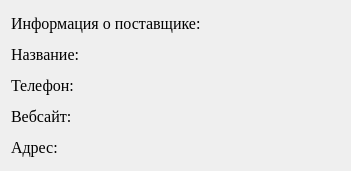
<?xml version="1.0" encoding="UTF-8"?>
<ui version="4.0">
 <class>Supplier_info</class>
 <widget class="QWidget" name="Supplier_info">
  <property name="geometry">
   <rect>
    <x>0</x>
    <y>0</y>
    <width>351</width>
    <height>169</height>
   </rect>
  </property>
  <property name="windowTitle">
   <string>Form</string>
  </property>
  <layout class="QVBoxLayout" name="verticalLayout_2">
   <item>
    <layout class="QVBoxLayout" name="verticalLayout">
     <item>
      <widget class="QLabel" name="label_info">
       <property name="minimumSize">
        <size>
         <width>0</width>
         <height>25</height>
        </size>
       </property>
       <property name="maximumSize">
        <size>
         <width>16777215</width>
         <height>25</height>
        </size>
       </property>
       <property name="font">
        <font>
         <family>Times New Roman</family>
         <pointsize>12</pointsize>
        </font>
       </property>
       <property name="text">
        <string>Информация о поставщике:</string>
       </property>
      </widget>
     </item>
     <item>
      <widget class="QLabel" name="supplier_name">
       <property name="minimumSize">
        <size>
         <width>0</width>
         <height>25</height>
        </size>
       </property>
       <property name="maximumSize">
        <size>
         <width>16777215</width>
         <height>25</height>
        </size>
       </property>
       <property name="font">
        <font>
         <family>Times New Roman</family>
         <pointsize>12</pointsize>
        </font>
       </property>
       <property name="text">
        <string>Название:</string>
       </property>
      </widget>
     </item>
     <item>
      <widget class="QLabel" name="supplier_phone">
       <property name="minimumSize">
        <size>
         <width>0</width>
         <height>25</height>
        </size>
       </property>
       <property name="maximumSize">
        <size>
         <width>16777215</width>
         <height>25</height>
        </size>
       </property>
       <property name="font">
        <font>
         <family>Times New Roman</family>
         <pointsize>12</pointsize>
        </font>
       </property>
       <property name="text">
        <string>Телефон:</string>
       </property>
      </widget>
     </item>
     <item>
      <widget class="QLabel" name="supplier_website">
       <property name="minimumSize">
        <size>
         <width>0</width>
         <height>25</height>
        </size>
       </property>
       <property name="maximumSize">
        <size>
         <width>16777215</width>
         <height>25</height>
        </size>
       </property>
       <property name="font">
        <font>
         <family>Times New Roman</family>
         <pointsize>12</pointsize>
        </font>
       </property>
       <property name="text">
        <string>Вебсайт:</string>
       </property>
      </widget>
     </item>
     <item>
      <widget class="QLabel" name="supplier_address">
       <property name="minimumSize">
        <size>
         <width>0</width>
         <height>25</height>
        </size>
       </property>
       <property name="maximumSize">
        <size>
         <width>16777215</width>
         <height>25</height>
        </size>
       </property>
       <property name="font">
        <font>
         <family>Times New Roman</family>
         <pointsize>12</pointsize>
        </font>
       </property>
       <property name="text">
        <string>Адрес:</string>
       </property>
      </widget>
     </item>
    </layout>
   </item>
  </layout>
 </widget>
 <resources/>
 <connections/>
</ui>
